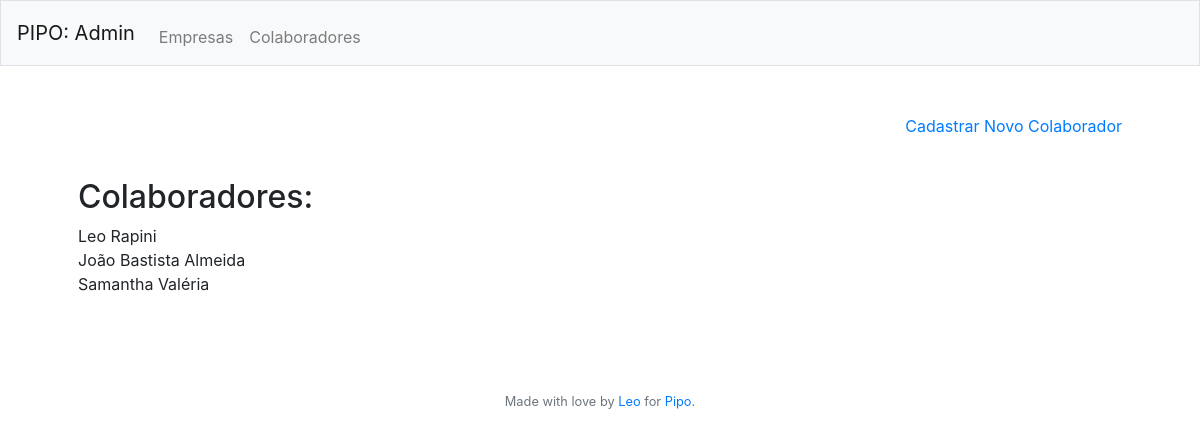
Page /colaboradores (signed in) on the committed database.
### tables this page shows
CREATE TABLE colaborador
   				(id INTEGER NOT NULL PRIMARY KEY AUTOINCREMENT,
   				id_empresa INTEGER NOT NULL,
   				nome VARCHAR(255) NOT NULL,
   				cpf VARCHAR(11) NOT NULL,
   				ativo VARCHAR(1) NOT NULL,
   				timestamp DATETIME DEFAULT CURRENT_TIMESTAMP);

### app.py (the view)
@app.route("/colaboradores", methods=['GET'])
@login_required
def colaboradores():
	colaboradores = db.execute("""SELECT nome FROM colaborador""").fetchall()
	return render_template("colaboradores.html", colaboradores = colaboradores,
							headtitle = get_headtitle(session["admin"]))

### app.py (called while the page is built)
@app.after_request
def after_request(response):
    response.headers["Cache-Control"] = "no-cache, no-store, must-revalidate"
    response.headers["Expires"] = 0
    response.headers["Pragma"] = "no-cache"
    return response

@app.teardown_request
def remove_session(ex=None):
    db.remove()

def login_required(f):
    @wraps(f)
    def decorated_function(*args, **kwargs):
        if session.get("id_usuario") is None:
            return redirect("/login")
        return f(*args, **kwargs)
    return decorated_function

def get_headtitle(nivel):
	if nivel == 2:
		headtitle = "Godmode"
	elif nivel == 1:
		headtitle = "Admin"
	else:
		headtitle = "Colaborador"
	return headtitle

### templates/colaboradores.html
{% extends "layout.html" %}
{% block title %}
	{{ headtitle }}
{% endblock %}
{% block main %}
	<p align="right"><a href="/colaboradores/cadastro">Cadastrar Novo Colaborador</a></p>
	<br>
	<h2>Colaboradores:</h2>
	{% for colaborador in colaboradores %}
		{{ colaborador[0] }}<br>
	{% endfor %}
{% endblock %}

### rows in the picture
colaborador: nome "Leo Rapini"
colaborador: nome "João Bastista Almeida"
colaborador: nome "Samantha Valéria"

### other values in the picture
{{ headtitle }} "Admin"
